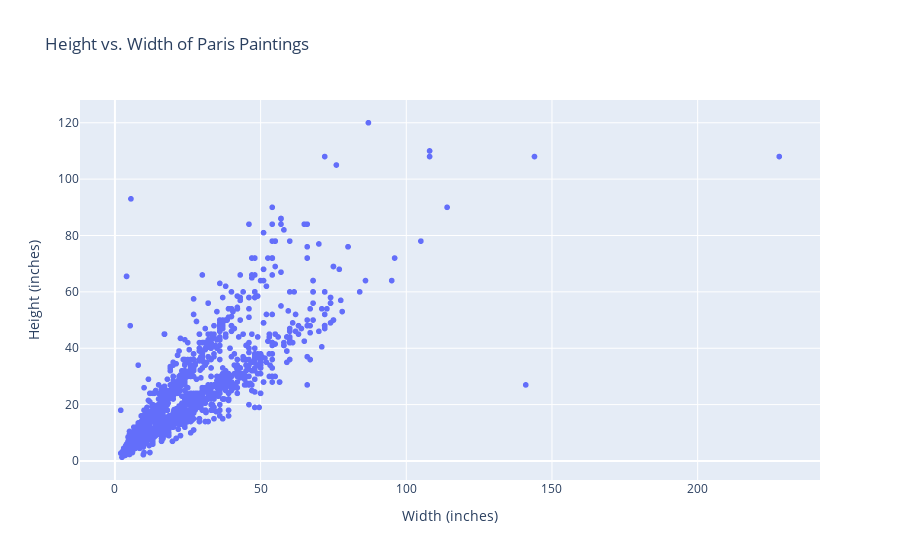

Here is the notebook cell this chart was saved with:
### Markdown cell above
**Q3** Make a scatter plot of the width vs the height like the one in the lecture. You should be able to recreate the plots here without looking at the code.

### Code cell
fig = px.scatter(DFdim,
                 x = 'Width_in',
                 y = 'Height_in',
                 title = "Height vs. Width of Paris Paintings")
fig.update_layout(xaxis_title = "Width (inches)",
                  yaxis_title = "Height (inches)")

### Figure 1 — Plotly figure (JSON) as saved in the notebook; plotly's stock layout.template omitted (floating-point values rounded to 4 significant figures; data arrays with more than 128 entries replaced by an {"elided": "..."} marker saying what was removed)
{"data": [{"hovertemplate": "Width_in=%{x}<br>Height_in=%{y}<extra></extra>", "legendgroup": "", "marker": {"color": "#636efa", "symbol": "circle"}, "mode": "markers", "name": "", "showlegend": false, "type": "scattergl", "x": {"elided": "3393 float values"}, "xaxis": "x", "y": {"elided": "3393 float values"}, "yaxis": "y"}], "layout": {"autosize": true, "legend": {"tracegroupgap": 0}, "title": {"text": "Height vs. Width of Paris Paintings"}, "xaxis": {"anchor": "y", "autorange": true, "domain": [0, 1], "range": [-11.7, 241.7], "title": {"text": "Width (inches)"}, "type": "linear"}, "yaxis": {"anchor": "x", "autorange": true, "domain": [0, 1], "range": [-8.463, 129.8], "title": {"text": "Height (inches)"}, "type": "linear"}}}
